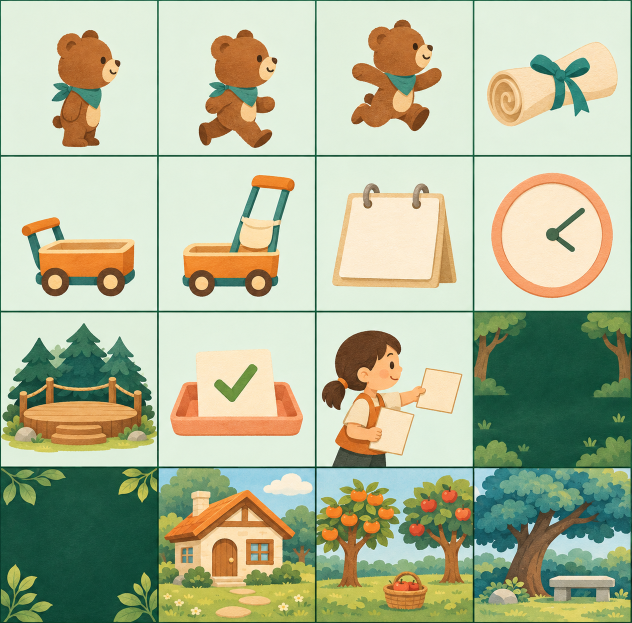
#> input picture courseware/lessons/pep-chinese-g1-lower-animal-kingdom-meeting/art-source/props-atlas.png, 1263 x 1246 px (shown at 1/2 size)
$ python -i diagrams.py   (imports and definitions only)
#> lines starting #> are read from the running program, lines starting #| are printed output that depends on the picture
#> further down, picture is the input picture: PIL image 1263x1246 RGB; mean R, G, B 177.1, 184.8, 153.8
"""Prepare registered forest art, exact notice cards, clocks, and handwriting."""
from hashlib import sha256
import json
from math import cos, pi, sin
from pathlib import Path
from statistics import median

from PIL import Image, ImageDraw, ImageFilter


ROOT = Path(__file__).resolve().parent
CREAM, PINE, SAGE, ORANGE = "#fff1d7", "#24453c", "#a6b8a0", "#bd572c"
ATLAS = {
    "story-atlas": ((0,311,624,935,1247),(0,315,627,935,1261),8,
        ("tiger-assigns","bear-first","fox-asks","tiger-day","bear-second","wolf-asks","tiger-eight",
         "bear-third","deer-asks","tiger-remembers","bear-fourth","everyone-arrives",
         "forest-clearing","child-notifies","meeting-sticker","role-listeners")),
    "props-atlas": ((0,316,632,947,1263),(0,312,624,934,1246),6,
        ("bear-ready","bear-run","bear-jump","story-scroll","notice-cart","notice-cart-up",
         "dock-date","dock-time","dock-place","dock-full","exchange-paper","hop-backdrop",
         "sort-backdrop","wood-cabin","orchard","big-tree")),
    "quiz-atlas": ((0,419,834,1254),(0,418,798,1254),7,
        ("leaf-print","flowerbed","ticket-window","quiz-5-a","quiz-5-b","quiz-5-c",
         "two-places",None,None)),
}
STROKES = {
    "国": (
        ((.23,.23),(.25,.82)), ((.23,.23),(.77,.21),(.75,.82)),
        ((.37,.36),(.64,.34)), ((.39,.48),(.61,.47)), ((.51,.35),(.51,.64)),
        ((.34,.66),(.67,.64)), ((.57,.53),(.64,.59)), ((.25,.79),(.75,.78)),
    ),
    "都": (
        ((.21,.26),(.53,.25)), ((.37,.18),(.37,.42)), ((.16,.42),(.57,.40)),
        ((.51,.23),(.45,.43),(.32,.55),(.19,.62)), ((.30,.53),(.32,.81)),
        ((.30,.54),(.53,.52),(.51,.81)), ((.32,.64),(.52,.63)), ((.32,.77),(.51,.76)),
        ((.64,.27),(.85,.26),(.77,.43),(.84,.54),(.83,.63),(.76,.67)),
        ((.64,.27),(.64,.83)),
    ),
    "百": (
        ((.20,.23),(.80,.21)), ((.52,.23),(.44,.39)), ((.32,.42),(.34,.81)),
        ((.32,.42),(.72,.40),(.70,.81)), ((.34,.57),(.71,.56)), ((.34,.77),(.70,.75)),
    ),
    "点": (
        ((.48,.17),(.48,.45)), ((.48,.32),(.73,.31)),
        ((.33,.45),(.34,.63)), ((.33,.45),(.66,.43),(.65,.63)), ((.34,.62),(.65,.60)),
        ((.30,.72),(.22,.83)), ((.40,.72),(.43,.82)), ((.56,.72),(.60,.82)), ((.70,.71),(.80,.82)),
    ),
    "听": (
        ((.20,.38),(.22,.66)), ((.20,.38),(.41,.37),(.40,.66)), ((.22,.63),(.40,.62)),
        ((.80,.21),(.67,.26),(.53,.30)), ((.57,.28),(.57,.56),(.53,.70),(.46,.81)),
        ((.57,.46),(.86,.45)), ((.74,.46),(.74,.82)),
    ),
    "时": (
        ((.18,.32),(.20,.79)), ((.18,.32),(.43,.30),(.41,.79)),
        ((.20,.52),(.42,.51)), ((.20,.75),(.41,.73)), ((.48,.42),(.86,.40)),
        ((.73,.21),(.73,.76),(.70,.81),(.64,.76)), ((.53,.53),(.60,.62)),
    ),
    "林": (
        ((.16,.38),(.48,.37)), ((.32,.22),(.32,.82)),
        ((.31,.43),(.23,.63),(.14,.72)), ((.33,.48),(.44,.60)),
        ((.52,.37),(.85,.35)), ((.69,.19),(.69,.83)),
        ((.67,.41),(.59,.62),(.49,.72)), ((.70,.43),(.75,.60),(.88,.74)),
    ),
}
HOP_PICTURES = {
    "hop-tiger-icon":("tiger-assigns",(.35,.79)),
    "hop-first-icon":("bear-first",(.14,.65)),
    "hop-fox-icon":("fox-asks",(.30,.78)),
    "hop-day-icon":("tiger-day",(.37,.92)),
    "hop-wolf-icon":("wolf-asks",(.32,.86)),
    "hop-deer-icon":("deer-asks",(.36,.86)),
    "hop-plaza-icon":("forest-clearing",(.36,.91)),
    "hop-final-icon":("everyone-arrives",(.40,.89)),
}
STORY_MASKS = ((False,False,False),(True,False,False),(True,True,False),(True,True,True))


def digest(path):
    return sha256(path.read_bytes()).hexdigest()


def matte_free(image):
    rgba=image.convert("RGBA")
    w,h=image.size
#> w = 1263; h = 1246
    corners=((5,5),(w-6,5),(5,h-6),(w-6,h-6))
    paper=[median(c) for c in zip(*(rgba.getpixel(p)[:3] for p in corners))]
#> paper = [190, 210.5, 160.5]
    mask=Image.new("L",image.size)
#> mask: PIL image 1263x1246 L; every value is 0
    mask.putdata([255 if max(abs(v-bg) for v,bg in zip(rgb,paper))>24 else 0
                  for rgb in image.convert("RGB").getdata()])
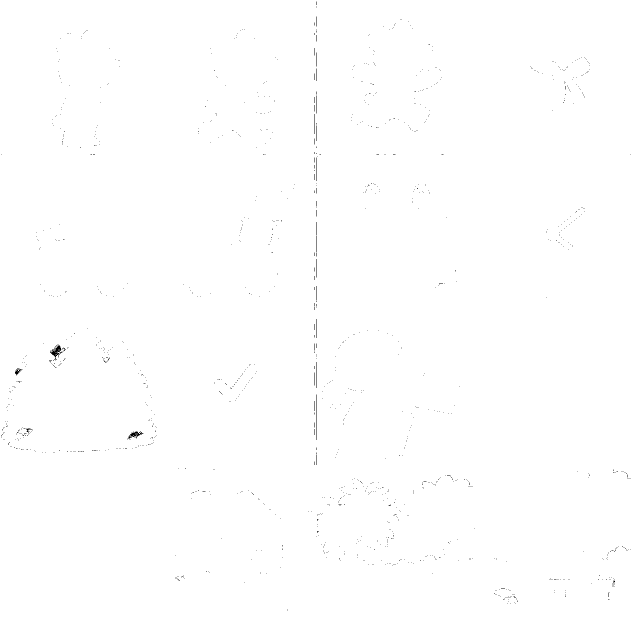
#> mask: PIL image 1263x1246 L (shown at 1/2 size); 99.8% white; black in thin lines or dots
    for p in ((0,0),(w-1,0),(0,h-1),(w-1,h-1)):
        ImageDraw.floodfill(mask,p,128)
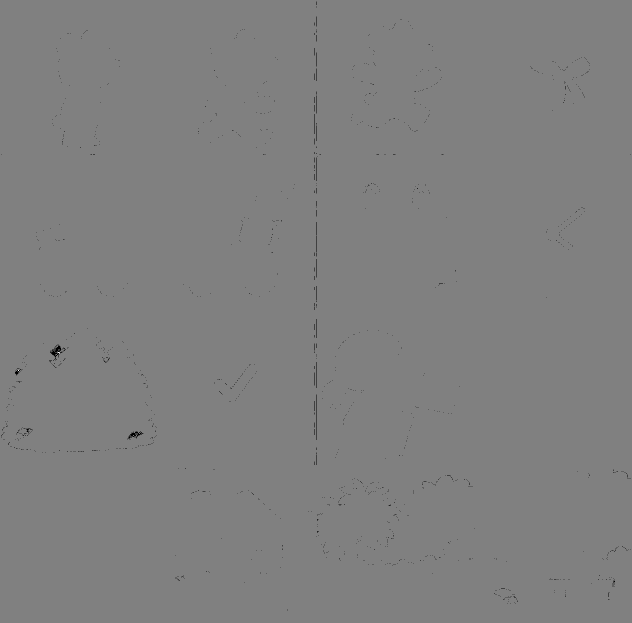
#> mask: PIL image 1263x1246 L (shown at 1/2 size); min 0, max 255, mean 127.7
    mask=mask.point(lambda p: 0 if p==128 else 255)
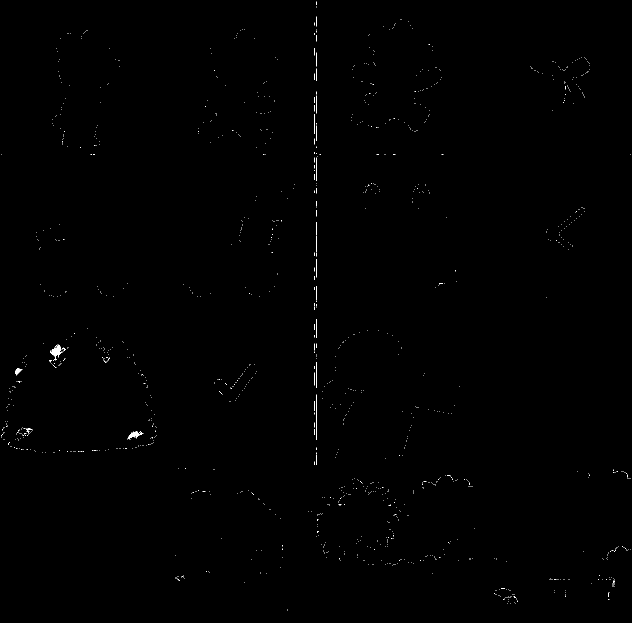
#> mask: PIL image 1263x1246 L (shown at 1/2 size); 0.21% white in thin lines or dots
    bounds=mask.getbbox()
#> bounds = (2, 3, 1261, 1221)
    if not bounds or 0 in bounds[:2] or bounds[2]==w or bounds[3]==h:
        raise ValueError("sprite reaches crop edge")
    rgba.putalpha(mask.filter(ImageFilter.GaussianBlur(.43)))
    return rgba.crop(bounds)


def board(size):
    return Image.new("RGBA",size,CREAM)


# [257 lines left out: functions paste, grid, clock, notice, notice_tally, quiz_notices and 6 more, not called in this run]


# [2 lines not run here, left out]

>>> from PIL import Image
>>> picture = Image.open('art-source/props-atlas.png')
>>> result = matte_free(picture)
